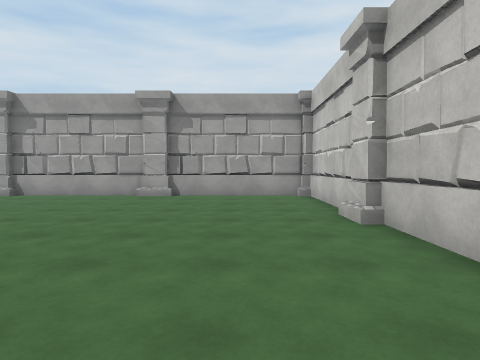
view 1 (above)

21 first-person views from a walk through a scene from a Unity 3-D project. The camera is 1.4 m above the floor, tilts 2° down and sees 75° across. The floor is counted in squares, 1.8 m on a side. Each view is taken from the middle of a square. On the plan, view 1 faces up. The plan holds only what a view shows up to about 11 squares ahead; the rest is blank. The place goes on beyond the plan. The player is left out. Surface patterns are stand-ins for the level's own textures.

view 2
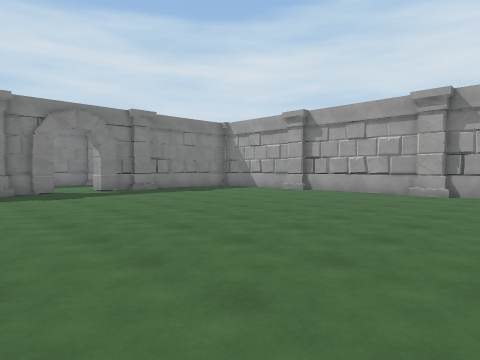

view 3
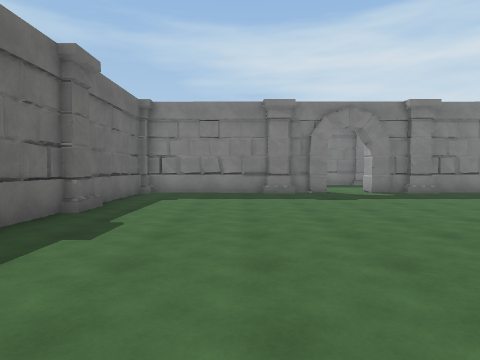

view 4
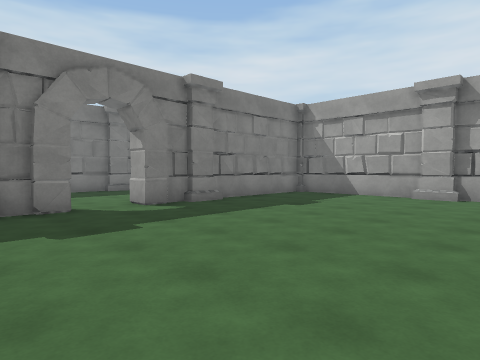

view 5
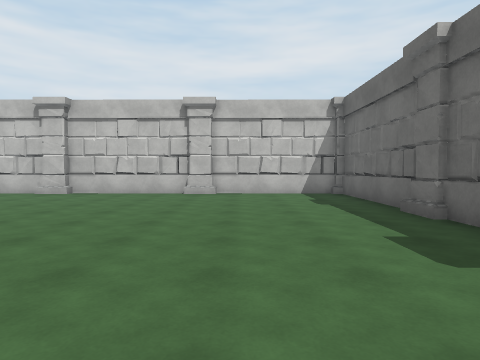

view 6
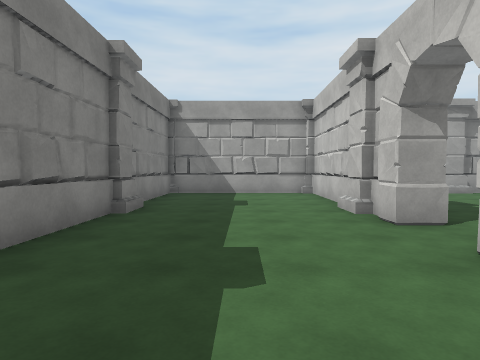

view 7
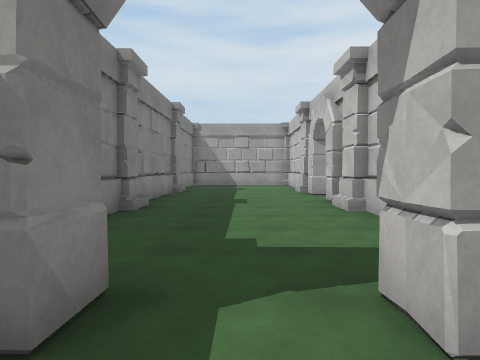

view 8
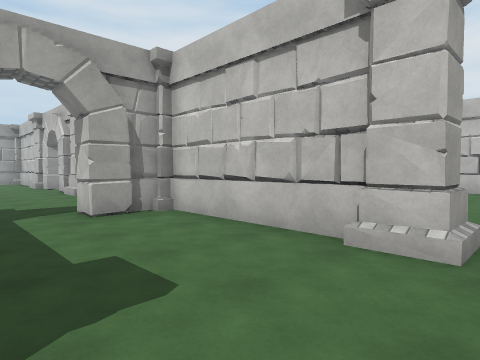

view 9
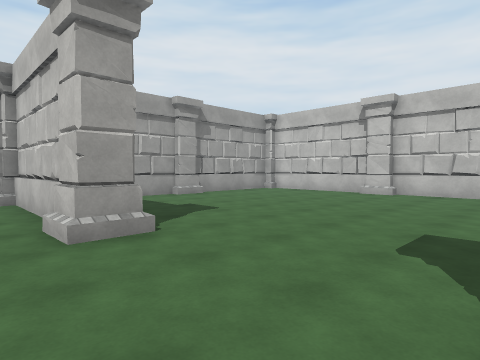

view 10
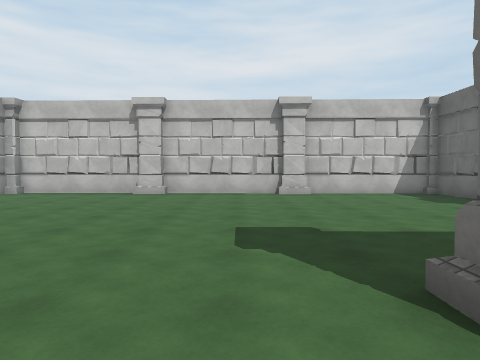

view 11
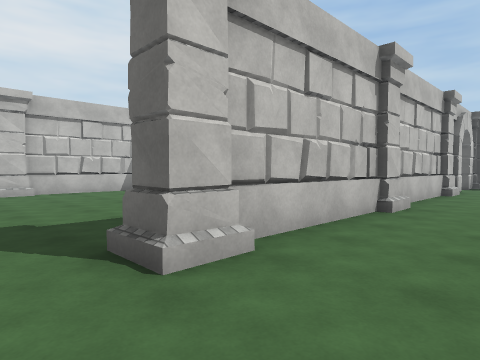

view 12
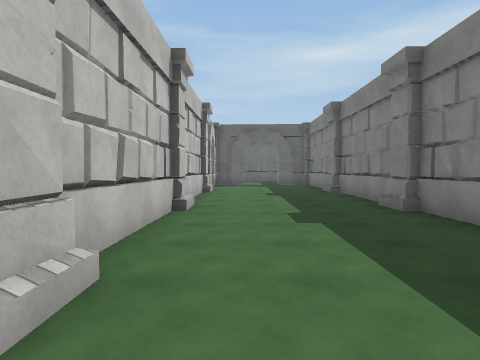

view 13
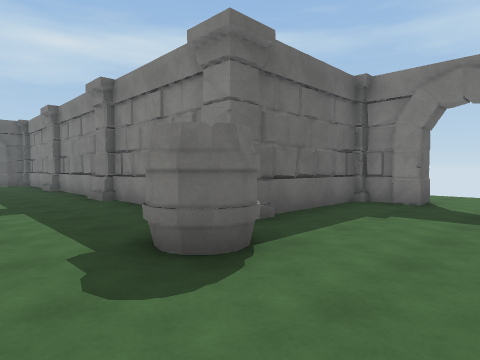

view 14
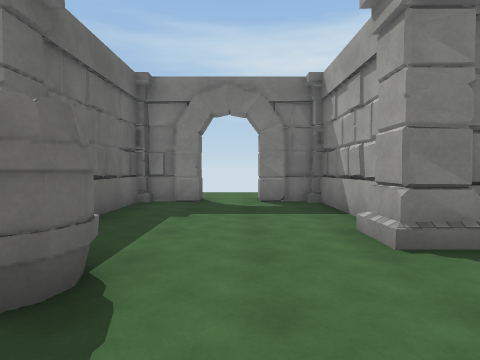

view 15
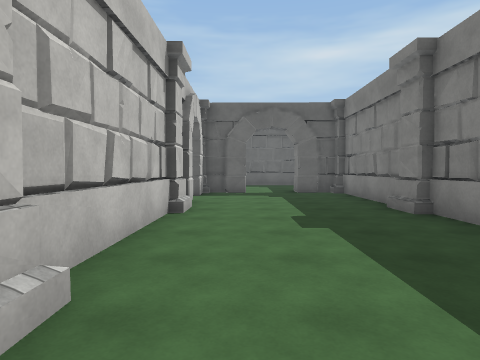

view 16
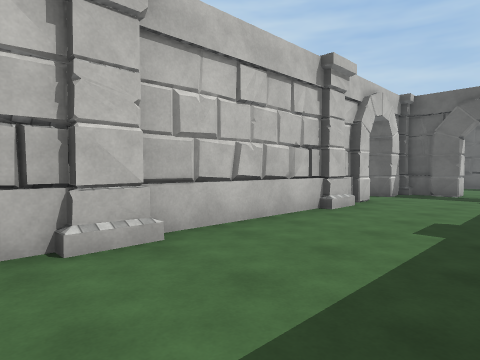

view 17
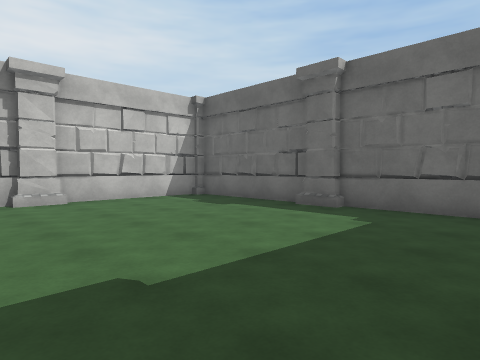

view 18
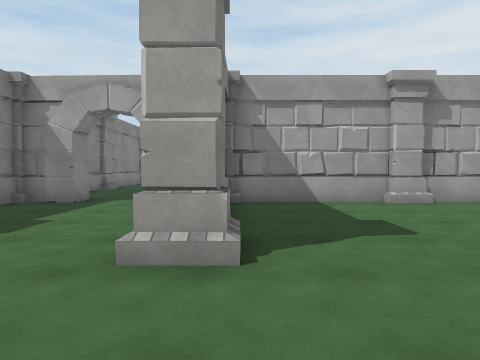

view 19
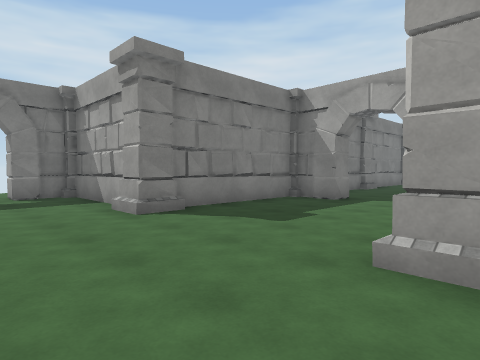

view 20
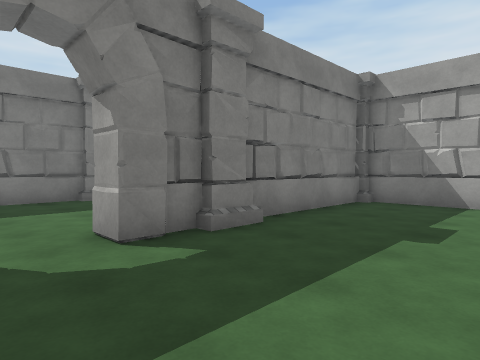

view 21
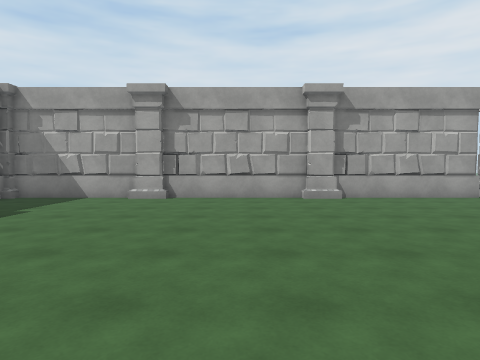

### Floor plan
Points are (right, up) in squares from view 1. A wall is a line through its corners. A room is listed if a view was taken in it or the views show most of it. See-through windows are left out.
Room 1 (views 1, 2, 3, 4, 5, 6)
walls: (-11.4, -0.4) (-11.5, -4.1); (-11.5, 5.7) (-11.4, 9); (-11.6, 5.7) (-11.6, 9.1); (-6.5, -4.2) (-3.5, -4.2); (-7.4, 9.2) (-11.3, 9.2) (-11.3, 5.3); (-11.1, -4.2) (-7.8, -4.2); (-2.1, -4.2) (1.4, -4.2); (-3.4, 9.2) (-6.6, 9.2); (-12.4, -4.8) (-13.2, -4.8) (-13.2, -4); (-11.9, 9.2) (-16.2, 9.2) (-16.3, 5.8); (2, 0.6) (2, 4.5); (-16.3, 4.4) (-16.3, 1.3); (-11.7, -6.4) (-11.7, -4.7); (2.1, 5.3) (2.1, 8.3); (-16.4, -0.6) (-16.4, -1.2); (-14.9, -4) (-14.9, -4.6); (2.1, -2.9) (2.1, -0.5); (1.9, -3.5) (2, -0.4); (1.5, 9.2) (-1.5, 9.2)
ways out: opening at (-13, -6.7) to room 2
objects: pillar (-17, 0) to (-16, 0); pillar (-17, 5) to (-16, 5); pillar (-12, -4); pillar (-12, 0) to (-11, 1); other object (-12, 2) to (-11, 2); other object (-12, 4) to (-11, 4); pillar (-12, 5) to (-11, 5); pillar (-3, -4)
Room 2 (views 7, 8, 9, 10, 11, 12, 13, 14, 15, 16, 17, 18, 19, 20, 21)
walls: (-10.3, -18.1) (-7.8, -18.1); (-7.9, -18.5) (-11.3, -18.5) (-11.3, -22.6); (-6.7, -18.2) (-3.5, -18.2); (-11.6, -17.2) (-11.6, -14.4); (-11.9, -16.2) (-11.9, -15.5); (-3.5, -18.5) (-6.6, -18.5); (-11.7, -22.2) (-11.6, -18.8); (-3, -17.4) (-3, -14.4); (-3, -13.4) (-2.9, -9.4); (-16.2, -16.1) (-16.3, -17.5); (-16.3, -18.7) (-16.4, -22.5); (-16.5, -16.3) (-16.5, -16.8); (-11.7, -8.4) (-11.7, -6.4); (-16.4, -23.5) (-16.4, -27.1); (-2.9, -8.6) (-2.8, -4.8); (1.5, -18.5) (-2.5, -18.5); (-13.3, -27.3) (-12.4, -27.3); (-17.2, -9.1) (-20.5, -9.1); (-20.5, -13.4) (-16.9, -13.4); (-7.5, -4.6) (-11.3, -4.6) (-11.3, -6.1); (-16.2, -27.3) (-14.8, -27.3); (-5.2, -4.6) (-6.6, -4.6); (-14.9, -4.7) (-16.3, -4.7); (-14.9, -4.6) (-16.3, -4.6) (-16.3, -7.8); (-16.4, -4.6) (-16.5, -8.6)
ways out: opening at (-13, -6.7) to room 1; opening at (-21, -10.5)
objects: other object (-21, -10); pillar (-17, -23) to (-16, -23); pillar (-17, -18) to (-16, -18); pillar (-16, -14); pillar (-16, -9); barrel (-15, -13) to (-15, -12); other object (-12, -27) to (-11, -26); other object (-12, -24) to (-11, -24); pillar (-12, -23) to (-11, -23); pillar (-12, -18); pillar (-12, -14) to (-11, -14); pillar (-12, -9) to (-11, -9); pillar (-11, -27); pillar (-7, -18); pillar (-7, -5) to (-7, -4); pillar (-3, -18)

Where each view was taken, in squares from view 1:
view 1: 0 up, 0 right, facing up
view 2: 1 down, 0 right, facing up-left
view 3: 1 down, 1 left, facing left
view 4: 0 up, 5 left, facing up-left
view 5: 1 down, 8 left, facing right
view 6: 1 down, 14 left, facing up
view 7: 6 down, 14 left, facing up
view 8: 10 down, 15 left, facing up-right
view 9: 13 down, 13 left, facing up-right
view 10: 12 down, 13 left, facing right
view 11: 12 down, 14 left, facing down-right
view 12: 12 down, 13 left, facing down
view 13: 10 down, 13 left, facing down-left
view 14: 11 down, 13 left, facing left
view 15: 17 down, 13 left, facing down
view 16: 17 down, 15 left, facing down-right
view 17: 12 down, 11 left, facing down-right
view 18: 12 down, 11 left, facing up
view 19: 12 down, 11 left, facing up-left
view 20: 26 down, 8 left, facing up-left
view 21: 27 down, 5 left, facing up
